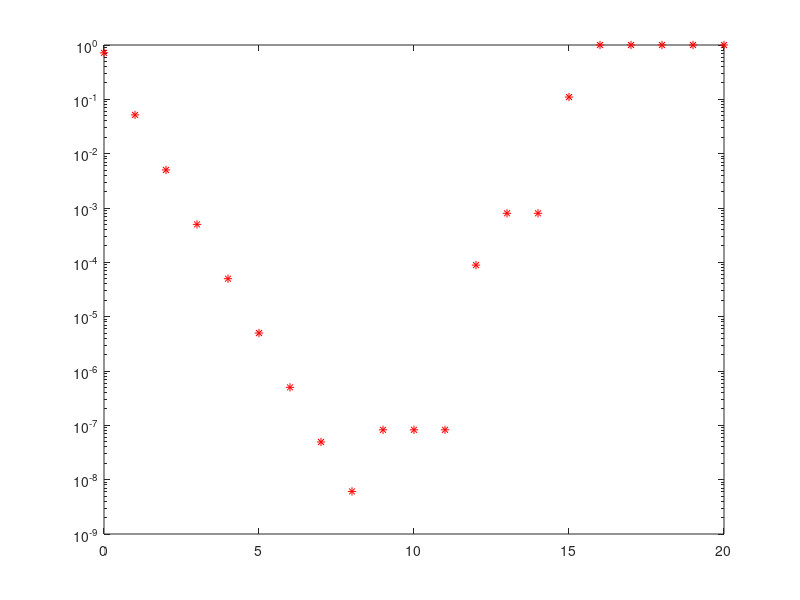

Write the MATLAB code that produced this figure.
close all
clear all
format long
clc

% Input
k=[0:1:20];
h=10.^(-k);
func=(exp(h)-1)./h;


% Numerical
abs_err=abs(1-func);
semilogy(k,abs_err,'r*')


% so as we know that the floating points are rounded
% ans the accuracy is limited (10e-16), so if our clculation
% goes over this, our percision will decrees